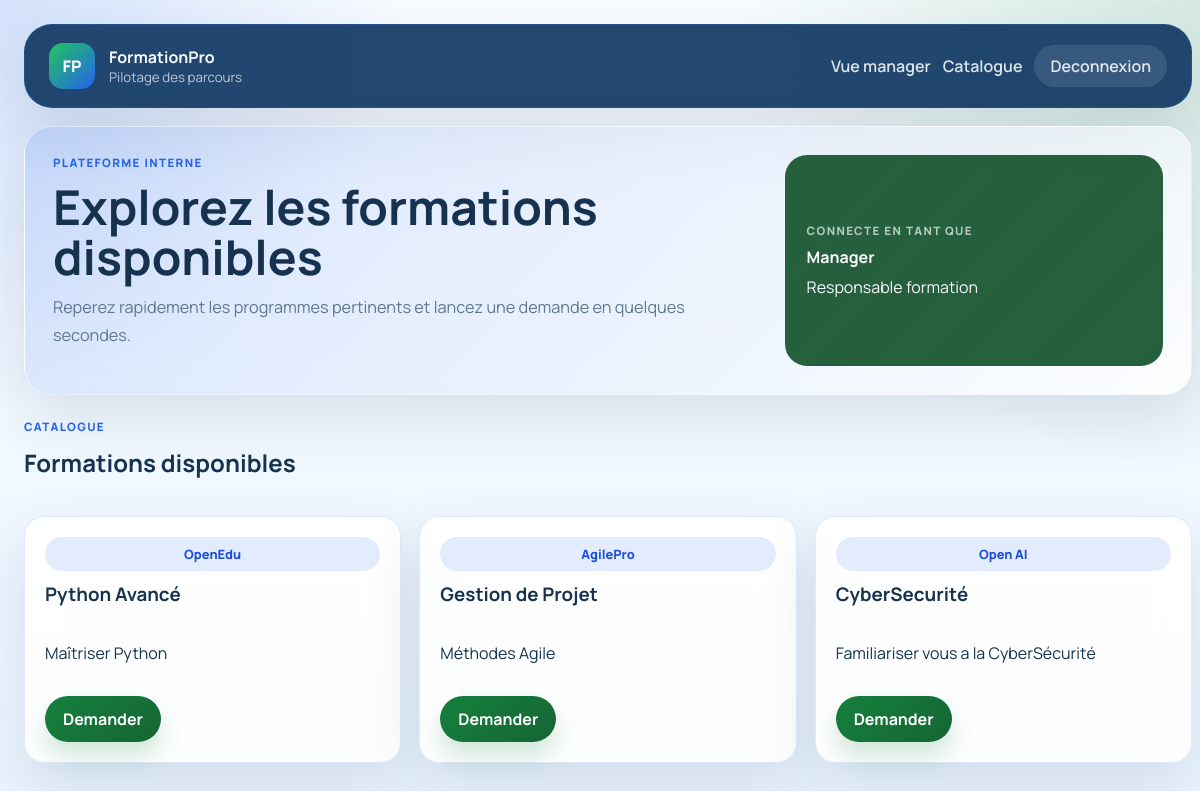
The page /training/ (signed in) on the database its author committed.
### app/models/user.py (models this page shows, shortened)
class User(db.Model, UserMixin):
    __tablename__ = "users"
    id = db.Column(db.Integer, primary_key=True)
    nom = db.Column(db.String(120), nullable=False)
    email = db.Column(db.String(120), unique=True, nullable=False)
    mot_de_passe = db.Column(db.String(255), nullable=False)
    role = db.Column(db.String(20), nullable=False, default="EMPLOYEE")
    training_requests = db.relationship("TrainingRequest", back_populates="employee", cascade="all, delete-orphan")
    feedbacks = db.relationship("Feedback", back_populates="employee", cascade="all, delete-orphan")

### app/models/training.py (models this page shows)
class Training(db.Model):
    __tablename__ = "trainings"
    id = db.Column(db.Integer, primary_key=True)
    titre = db.Column(db.String(200), nullable=False)
    description = db.Column(db.Text, nullable=False)
    organisme = db.Column(db.String(200), nullable=False)
    sessions = db.relationship("Session", back_populates="training", cascade="all, delete-orphan")
    feedbacks = db.relationship("Feedback", back_populates="training", cascade="all, delete-orphan")
    invoices = db.relationship("Invoice", back_populates="training", cascade="all, delete-orphan")
    requests = db.relationship("TrainingRequest", back_populates="training")

### app/routes/training.py (the view)
@training_bp.route("/")
@login_required
def index():
    trainings = Training.query.all()
    return render_template("catalogue.html", trainings=trainings)

### app/models/user.py (called while the page is built)
@login_manager.user_loader
def load_user(user_id):
    return User.query.get(int(user_id))

### app/templates/catalogue.html (shortened to what this page needs)
{% extends 'base.html' %}
{% block hero_title %}Explorez les formations disponibles{% endblock %}
{% block hero_copy %}Reperez rapidement les programmes pertinents et lancez une demande en quelques secondes.{% endblock %}
{% block content %}
<section class="section-head reveal-on-load">
    <div>
        <p class="eyebrow">Catalogue</p>
        <h2>Formations disponibles</h2>
    </div>
</section>
<div class="grid cards-grid reveal-on-load">
    {% for training in trainings %}
    <article class="training-card">
        <div class="training-card-top">
            <span class="tag">{{ training.organisme }}</span>
            <h3>{{ training.titre }}</h3>
        </div>
        <p>{{ training.description }}</p>
        <div class="inline-actions">
            <a class="btn btn-primary" href="{{ url_for('employee.demande', training_id=training.id) }}">Demander</a>
        </div>
    </article>
    {% else %}
    <div class="empty-state">Aucune formation n'est disponible pour le moment.</div>
    {% endfor %}
</div>
{% endblock %}

### app/templates/base.html (shortened to what this page needs)
<!DOCTYPE html>
<html lang="fr">
<head>
    <link rel="stylesheet" href="{{ url_for('static', filename='css/style.css') }}">
</head>
<body>
    <div class="page-shell">
        <header class="site-header">
            <nav class="navbar">
                <a class="brand" href="{{ url_for('auth.index') }}">
                    <span class="brand-mark">FP</span>
                    <span>
                        <strong>FormationPro</strong>
                        <small>Pilotage des parcours</small>
                    </span>
                </a>
                <div class="nav-links">
                    {% if current_user.is_authenticated %}
                        {% if current_user.role == 'MANAGER' %}
                            <a href="{{ url_for('manager.dashboard') }}">Vue manager</a>
                            <a href="{{ url_for('manager.catalogue_manager') }}">Catalogue</a>
                        {% else %}
                            <a href="{{ url_for('employee.dashboard') }}">Mon espace</a>
                            <a href="{{ url_for('employee.catalogue') }}">Catalogue</a>
                            <a href="{{ url_for('employee.suivi') }}">Suivi</a>
                        {% endif %}
                        <a class="nav-pill" href="{{ url_for('auth.logout') }}">Deconnexion</a>
                    {% else %}
                        <a href="{{ url_for('auth.register') }}">Creer un compte</a>
                        <a class="nav-pill" href="{{ url_for('auth.login') }}">Connexion</a>
                    {% endif %}
                </div>
            </nav>
            {% if current_user.is_authenticated %}
            <section class="hero hero-compact reveal-on-load">
                <div>
                    <p class="eyebrow">Plateforme interne</p>
                    <h1>{% block hero_title %}Centralisez vos demandes, sessions et validations{% endblock %}</h1>
                    <p class="hero-copy">{% block hero_copy %}Un espace plus lisible pour fluidifier le suivi des formations cote employe comme cote manager.{% endblock %}</p>
                </div>
                <div class="hero-panel">
                    <span class="hero-panel-label">Connecte en tant que</span>
                    <strong>{{ current_user.nom }}</strong>
                    <span>{{ 'Responsable formation' if current_user.role == 'MANAGER' else 'Employe' }}</span>
                </div>
            </section>
            {% endif %}
        </header>
        <main class="container">
            {% block content %}{% endblock %}
        </main>
    </div>
</body>
</html>

### rows shown on the page
User: nom "Manager", role "Responsable formation"
Training: organisme "OpenEdu", titre "Python Avancé", description "Maîtriser Python"
Training: organisme "AgilePro", titre "Gestion de Projet", description "Méthodes Agile"
Training: organisme "Open AI", titre "CyberSecurité", description "Familiariser vous a la CyberSécurité"
